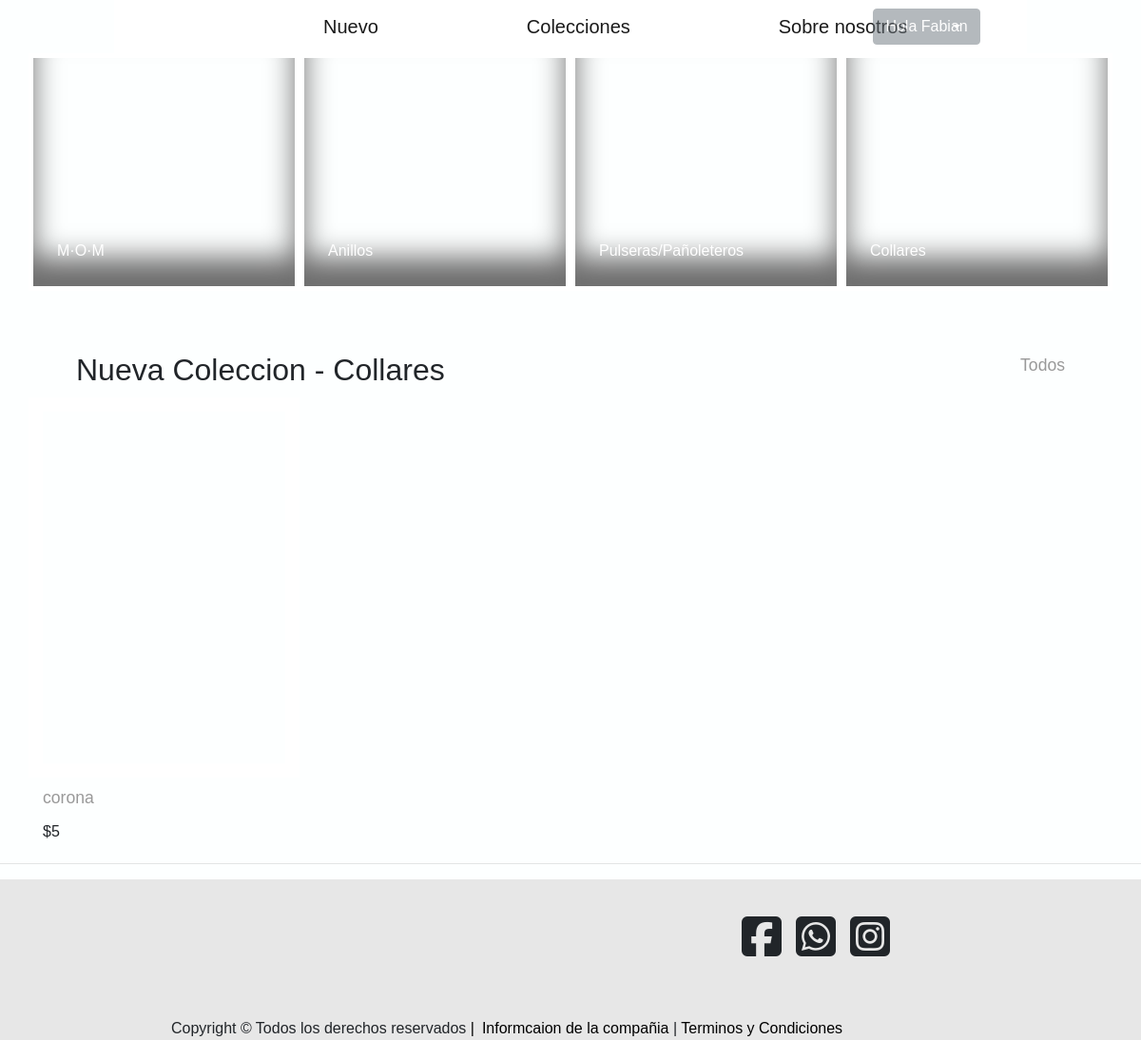
The page /coleccion-collares.php (signed in) on the database its author committed.
### tables this page shows
CREATE TABLE `users` (
  `id` int(11) NOT NULL,
  `nombre` varchar(80) NOT NULL,
  `contraseña` varchar(200) NOT NULL,
  `correo` varchar(100) NOT NULL,
  `id_rol` int(11) NOT NULL DEFAULT 1
);

CREATE TABLE `productos` (
  `id` int(11) NOT NULL,
  `nombre` varchar(200) NOT NULL,
  `precio` double NOT NULL,
  `imagen_id` varchar(200) NOT NULL,
  `categoria_id` int(11) NOT NULL
);

### coleccion-collares.php (the view, shortened to what this page needs)
<?php
include('conexion.php');
include_once('header.php');
$sql = "SELECT p.* FROM productos p LEFT JOIN categorias c ON p.categoria_id= c.id WHERE p.categoria_id=34 ";
$llamado = $mbd->prepare($sql);
$llamado->execute();
$descripcion = $llamado->fetchAll();
if (isset($_SESSION["id"])) {
  $id = $_SESSION["id"];
  $sql = "SELECT `id`, `correo`,  `nombre`, `contraseña` FROM `users` WHERE `id`= '$id'";
  $sentencia = $mbd->prepare($sql);
  $sentencia->execute();
  $result = $sentencia->fetch(PDO::FETCH_ASSOC);
  if (count($result) > 0) {
    $users = $result;
  } else {
    echo "Mensaje bla bla bla";
  }
}
?>
<body>
  <header>
    <nav class="navbar navbar-expand-lg navbar-light  mx-auto">
      <a class="navbar-brand  ml-5" href="nuevo.php">Nuevo</a>
      <div class="collapse navbar-collapse" id="navbarTogglerDemo02">
        <ul class="navbar-nav mr-auto mt-2 mt-lg-0">
          <li class="nav-item active">
            <a class="navbar-brand" href="#">Colecciones<span class="sr-only">(current)</span></a>
          </li>
          <li class="nav-item">
            <a class="navbar-brand" href="#">Sobre nosotros</a>
          </li>
        </ul>
        <div class="d-grid gap-2  ml-5">
          <?php if (!empty($users)) : ?>
            <div class="btn-group">
            <button style="opacity: 0.5;" type="button" class="btn btn-secondary dropdown-toggle" data-toggle="dropdown" aria-haspopup="true" aria-expanded="false">
            Hola <?= $users["nombre"];
            ?>
            </button>
          </div>
            <?php else :  ?>
              <p style="display: inline; color:lightslategray"><?= "Ingresar" ?></p>
              <a style="display: inline-flex; color:lightslategray" href="/Pulseras/admin.php"><i class="fal fa-user icono"></i> </a>
            <?php endif ?>
        </div>
      </div>
    </nav>
  </header>
  <div style="cursor: pointer;"  class="section--divider">
    <div class="container">
      <div class="row">
      <a class="catalogo1 catalogos" href="coleccion-amigos.php"><div >M·O·M</div></a>
       <a class="catalogo2 catalogos" href="coleccion-anillos.php"> <div >Anillos</div></a>
      <a class="catalogo3 catalogos " href="coleccion-pulseras.php">  <div >Pulseras/Pañoleteros</div></a>
      <a class="catalogo4 catalogos" href="coleccion-collares.php">  <div >Collares</div></a>
      </div>
    </div>
  </div>
  <div style="display: inline; margin:90px ">
    <div>
      <h2 style="float: left;margin-left: 80px; ">Nueva Coleccion - Collares</h2>
    </div>
    <div>
      <P style="float: right;margin-right: 80px; ">Todos</P><br>
    </div>
  </div>
  <div class="section--divider">
    <div class="container">
      <div class="row">
      <?php
        foreach ($descripcion as $producto):
        ?>
        <div>
          <div style="background-image:url(imagenes/productos/<?= $producto["imagen_id"]?>)" class="muestras ">
          </div>
          <div class="precios">
            <p><?=$producto["nombre"]?></p>
            <h6>$<?= number_format(floatval($producto["precio"]))?></h6>
          </div>
        </div>
        <?php
        endforeach;
        ?>
      </div>
    </div>
  </div>
  <hr />
  <footer>
    <div class="container-footer">
      <div class="img-icono">
        <div class="colum1">
          <div class="icono-face">
            <a href=""><i class="fab fa-facebook-square iconos-footer"></i></a>
          </div>
          <div class="icono-whats">
            <a href=""><i class="fab fa-whatsapp-square iconos-footer"></i></a>
          </div>
          <div class="icono-ins">
            <a href=""><i class="fab fa-instagram-square iconos-footer"></i></a>
          </div>
        </div>
      </div>
      <div class="footer-copy">
        <div class="copy mr-2">
          Copyright © Todos los derechos reservados <a style="color: black;" href="">|</a>
        </div>
        <div class="informacion">
          <a style="color: black;" href="sobre_nosotros.php"> Informcaion de la compañia </a> | <a style="color: black;" href="">Terminos y Condiciones</a>
        </div>
      </div>
    </div>
  </footer>
</body>
</html>

### style.css (style rules this page uses)
body { background-color:rgb(253, 255, 255); font-family: "DIN Next", sans-serif; }
p { font-weight: bold; margin-bottom: 10px; }
.catalogos { padding-bottom: 25px; padding-left: 25px; border: #ffffff 5px solid; height: 250px; width: 25%; display: inline-flex; margin: 0px; background-size: cover; background-position: center; align-items: flex-start; flex-direction: column; justify-content: flex-end; color: white; box-shadow: 0px -30px 30px 0px rgb(109, 109, 109) inset; margin-bottom: 40px; }
.muestras { padding-bottom: 25px; padding-left: 25px; border: #ffffff 15px solid; height: 400px; width: 285px; display: inline-flex; background-size: cover; background-position: center; align-items: flex-start; flex-direction: column; justify-content: flex-end; }
.precios { margin-left: 15px; }
footer { background-color: white; width: 100%; margin: auto; }
.footer-copy { display: flex; margin-top: 60px; margin-left: 15%; }
.img-icono { display: flex; }
.colum1 { margin-left: 50%; margin-top: 3%; display: flex; }
.iconos-footer { font-size: 300%; }
.icono-whats { margin-left: 15px; }
.icono-ins { margin-left: 15px; }
nav { width: 80%; background-color:white; }
.dropdown-toggle::after { display: block; position: absolute; top: 50%; right: 20px; transform: translateY(-50%); }
p { font-family: 'Poppins', sans-serif; font-size: 1.1em; font-weight: 300; line-height: 1.7em; color: #999; }
a, a:hover, a:focus { color: inherit; text-decoration: none; transition: all 0.3s; }
.navbar-brand { margin-left: 140px; }
.btn-group { right: 100px; }
.container-footer { background-color: #e7e7e7; }

### rows shown on the page
users: nombre "Fabian"
productos: nombre "corona", precio "5"
